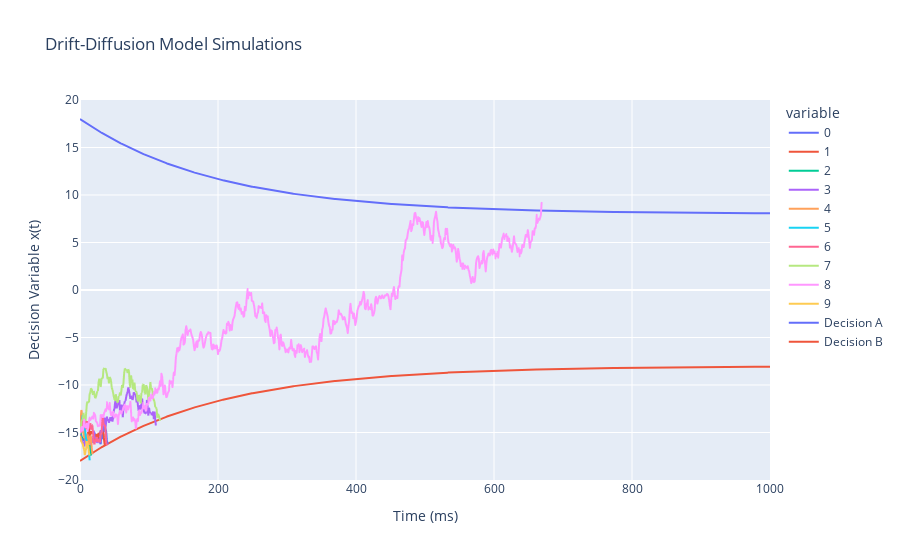

The cell this chart's notebook holds for it:
### Code cell
ddm3.plot_trajectories()

### Figure 1 — Plotly figure (JSON) as saved in the notebook; plotly's stock layout.template omitted (floating-point values rounded to 4 significant figures; data arrays with more than 128 entries replaced by an {"elided": "..."} marker saying what was removed)
{"data": [{"hovertemplate": "variable=0<br>Time (ms)=%{x}<br>Decision Variable x(t)=%{y}<extra></extra>", "legendgroup": "0", "line": {"color": "#636efa", "dash": "solid"}, "marker": {"symbol": "circle"}, "mode": "lines", "name": "0", "showlegend": true, "type": "scattergl", "x": {"elided": "670 int values"}, "xaxis": "x", "y": {"elided": "670 float values"}, "yaxis": "y"}, {"hovertemplate": "variable=1<br>Time (ms)=%{x}<br>Decision Variable x(t)=%{y}<extra></extra>", "legendgroup": "1", "line": {"color": "#EF553B", "dash": "solid"}, "marker": {"symbol": "circle"}, "mode": "lines", "name": "1", "showlegend": true, "type": "scattergl", "x": {"elided": "670 int values"}, "xaxis": "x", "y": {"elided": "670 float values"}, "yaxis": "y"}, {"hovertemplate": "variable=2<br>Time (ms)=%{x}<br>Decision Variable x(t)=%{y}<extra></extra>", "legendgroup": "2", "line": {"color": "#00cc96", "dash": "solid"}, "marker": {"symbol": "circle"}, "mode": "lines", "name": "2", "showlegend": true, "type": "scattergl", "x": {"elided": "670 int values"}, "xaxis": "x", "y": {"elided": "670 float values"}, "yaxis": "y"}, {"hovertemplate": "variable=3<br>Time (ms)=%{x}<br>Decision Variable x(t)=%{y}<extra></extra>", "legendgroup": "3", "line": {"color": "#ab63fa", "dash": "solid"}, "marker": {"symbol": "circle"}, "mode": "lines", "name": "3", "showlegend": true, "type": "scattergl", "x": {"elided": "670 int values"}, "xaxis": "x", "y": {"elided": "670 float values"}, "yaxis": "y"}, {"hovertemplate": "variable=4<br>Time (ms)=%{x}<br>Decision Variable x(t)=%{y}<extra></extra>", "legendgroup": "4", "line": {"color": "#FFA15A", "dash": "solid"}, "marker": {"symbol": "circle"}, "mode": "lines", "name": "4", "showlegend": true, "type": "scattergl", "x": {"elided": "670 int values"}, "xaxis": "x", "y": {"elided": "670 float values"}, "yaxis": "y"}, {"hovertemplate": "variable=5<br>Time (ms)=%{x}<br>Decision Variable x(t)=%{y}<extra></extra>", "legendgroup": "5", "line": {"color": "#19d3f3", "dash": "solid"}, "marker": {"symbol": "circle"}, "mode": "lines", "name": "5", "showlegend": true, "type": "scattergl", "x": {"elided": "670 int values"}, "xaxis": "x", "y": {"elided": "670 float values"}, "yaxis": "y"}, {"hovertemplate": "variable=6<br>Time (ms)=%{x}<br>Decision Variable x(t)=%{y}<extra></extra>", "legendgroup": "6", "line": {"color": "#FF6692", "dash": "solid"}, "marker": {"symbol": "circle"}, "mode": "lines", "name": "6", "showlegend": true, "type": "scattergl", "x": {"elided": "670 int values"}, "xaxis": "x", "y": {"elided": "670 float values"}, "yaxis": "y"}, {"hovertemplate": "variable=7<br>Time (ms)=%{x}<br>Decision Variable x(t)=%{y}<extra></extra>", "legendgroup": "7", "line": {"color": "#B6E880", "dash": "solid"}, "marker": {"symbol": "circle"}, "mode": "lines", "name": "7", "showlegend": true, "type": "scattergl", "x": {"elided": "670 int values"}, "xaxis": "x", "y": {"elided": "670 float values"}, "yaxis": "y"}, {"hovertemplate": "variable=8<br>Time (ms)=%{x}<br>Decision Variable x(t)=%{y}<extra></extra>", "legendgroup": "8", "line": {"color": "#FF97FF", "dash": "solid"}, "marker": {"symbol": "circle"}, "mode": "lines", "name": "8", "showlegend": true, "type": "scattergl", "x": {"elided": "670 int values"}, "xaxis": "x", "y": {"elided": "670 float values"}, "yaxis": "y"}, {"hovertemplate": "variable=9<br>Time (ms)=%{x}<br>Decision Variable x(t)=%{y}<extra></extra>", "legendgroup": "9", "line": {"color": "#FECB52", "dash": "solid"}, "marker": {"symbol": "circle"}, "mode": "lines", "name": "9", "showlegend": true, "type": "scattergl", "x": {"elided": "670 int values"}, "xaxis": "x", "y": {"elided": "670 float values"}, "yaxis": "y"}, {"mode": "lines", "name": "Decision A", "type": "scatter", "x": {"elided": "1000 float values"}, "y": {"elided": "1000 float values"}}, {"mode": "lines", "name": "Decision B", "type": "scatter", "x": {"elided": "1000 float values"}, "y": {"elided": "1000 float values"}}], "layout": {"legend": {"title": {"text": "variable"}, "tracegroupgap": 0}, "title": {"text": "Drift-Diffusion Model Simulations"}, "xaxis": {"anchor": "y", "domain": [0, 1], "title": {"text": "Time (ms)"}}, "yaxis": {"anchor": "x", "domain": [0, 1], "title": {"text": "Decision Variable x(t)"}}}}
